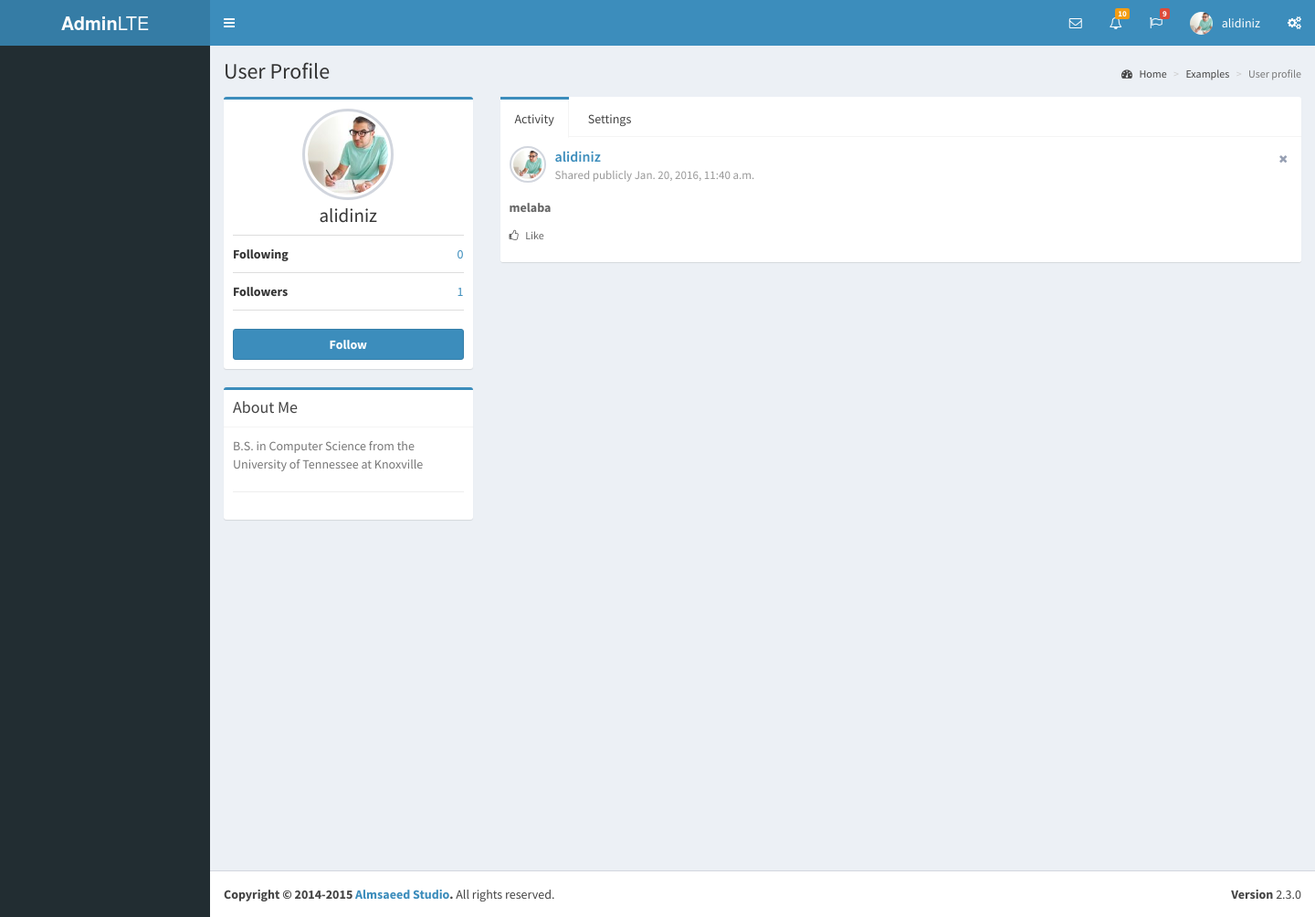
/profile/alidiniz (signed in), run on the app's committed database.
### main/models.py (models this page shows)
class MyUser(models.Model):
    user = models.OneToOneField(User)
    image = models.ImageField(upload_to='media/', default='/static/dist/img/photo4.jpg')

class Tweet(models.Model):
    owner = models.ForeignKey(User)
    date = models.DateTimeField(blank=False, auto_now=False, auto_now_add=True)
    context = models.CharField(max_length=140)
    image = models.ImageField(null=True, blank=True, height_field='height_field', width_field='width_field')
    height_field = models.IntegerField(default=0)
    width_field = models.IntegerField(default=0)
    likes = models.ManyToManyField(User, blank=True, symmetrical=False, related_name='like')
    ordering = ['-date']

### main/views.py (the view)
# urls.py: url('^profile/(?P<username>\w+)$', views.profile, name='profile'),
@login_required(login_url='login_page')
def profile(request, username):
    user = User.objects.get(username=username)
    try:
        image = MyUser.objects.get(user=user)
    except MyUser.DoesNotExist:
        image = None
    tweets = Tweet.objects.filter(owner=user).order_by('-date')
    following = Following.objects.filter(follower=user.id).count()
    followers = Following.objects.filter(following=user.id).count()
    if not tweets:
        tweets = None
    return render(request, 'profile.html', {'tweets': tweets,
                                            'username': user.username,
                                            'following': following,
                                            'followers': followers,
                                            'image': image})

### templates/profile.html (shortened to what this page needs)
{% load staticfiles %}
<!DOCTYPE html>
<html>
  <head>
    <link rel="stylesheet" href="{% static 'bootstrap/css/bootstrap.min.css' %}">
    <link rel="stylesheet" href="https://maxcdn.bootstrapcdn.com/font-awesome/4.4.0/css/font-awesome.min.css">
    <link rel="stylesheet" href="https://code.ionicframework.com/ionicons/2.0.1/css/ionicons.min.css">
    <link rel="stylesheet" href="{% static 'dist/css/AdminLTE.min.css' %}">
    <link rel="stylesheet" href="{% static 'dist/css/skins/_all-skins.min.css' %}">
  </head>
  <body class="hold-transition skin-blue sidebar-mini">
    <div class="wrapper">
      <header class="main-header">
        <a href="../../index2.html" class="logo">
          <span class="logo-lg"><b>Admin</b>LTE</span>
        </a>
        <nav class="navbar navbar-static-top" role="navigation">
          <a href="#" class="sidebar-toggle" data-toggle="offcanvas" role="button">
          </a>
          <div class="navbar-custom-menu">
            <ul  class="nav navbar-nav">
              <li  class="dropdown messages-menu">
                <a href="#" class="dropdown-toggle" data-toggle="dropdown">
                  <i class="fa fa-envelope-o"></i>
                </a>
              </li>
              <li class="dropdown notifications-menu">
                <a href="#" class="dropdown-toggle" data-toggle="dropdown">
                  <i class="fa fa-bell-o"></i>
                  <span class="label label-warning">10</span>
                </a>
              </li>
              <li class="dropdown tasks-menu">
                <a href="#" class="dropdown-toggle" data-toggle="dropdown">
                  <i class="fa fa-flag-o"></i>
                  <span class="label label-danger">9</span>
                </a>
              </li>
              <li class="dropdown user user-menu">
                <a href="#" class="dropdown-toggle" data-toggle="dropdown">
                  <img src="{{ image.image.url }}" width="5" height="5" class="user-image">
                  <span class="hidden-xs">{{ username }}</span>
                </a>
              </li>
              <li>
                <a href="#" data-toggle="control-sidebar"><i class="fa fa-gears"></i></a>
              </li>
            </ul>
          </div>
        </nav>
      </header>
      <div class="content-wrapper">
        <section class="content-header">
          <h1>
            User Profile
          </h1>
          <ol class="breadcrumb">
            <li><a href="#"><i class="fa fa-dashboard"></i> Home</a></li>
            <li><a href="#">Examples</a></li>
            <li class="active">User profile</li>
          </ol>
        </section>
        <section class="content">
          <div class="row">
            <div class="col-md-3">
              <div class="box box-primary">
                <div class="box-body box-profile">
                  <img class="profile-user-img img-responsive img-circle" src="{{ image.image.url }}" width="10" height="10" >
                  <h3 class="profile-username text-center">{{ username }}</h3>
                  <ul class="list-group list-group-unbordered">
                    <li class="list-group-item">
                      <b>Following</b> <a class="pull-right">{{ following }}</a>
                    </li>
                    <li class="list-group-item">
                      <b>Followers</b> <a class="pull-right">{{ followers }}</a>
                    </li>
                  </ul>
                    <form action="{% url 'follow' username %}" enctype="multipart/form-data" method="POST">
                        <button type="submit" class="btn btn-primary btn-block"><b>Follow</b></button>
                    </form>
                </div>
              </div>
              <div class="box box-primary">
                <div class="box-header with-border">
                  <strong><h3 class="box-title">About Me</h3></strong>
                </div>
                <div class="box-body">
                  <p class="text-muted">
                    B.S. in Computer Science from the University of Tennessee at Knoxville
                  </p>
                  <hr>
                </div>
              </div>
            </div>
            <div class="col-md-9">
              <div class="nav-tabs-custom">
                <ul class="nav nav-tabs">
                  <li class="active"><a href="#activity" data-toggle="tab">Activity</a></li>
                  <li><a href="#settings" data-toggle="tab">Settings</a></li>
                </ul>
                <div class="tab-content">
                  <div class="active tab-pane" id="activity">
                    {% for tweet in tweets %}
                    <div class="post">
                      <div class="user-block">
                        <img class="img-circle img-bordered-sm" src="{{ image.image.url }}" alt="user image">
                        <span class='username'>
                          <a href="#">{{ tweet.owner }}</a>
                          <a href='#' class='pull-right btn-box-tool'><i class='fa fa-times'></i></a>
                        </span>
                        <span class='description'>Shared publicly {{ tweet.date }}</span>
                      </div>
                      <p><strong>{{ tweet.context }}</strong>
                      </p>
                      <ul class="list-inline">
                        <li><a href="#" class="link-black text-sm"><i class="fa fa-thumbs-o-up margin-r-5"></i> Like</a></li>
                      </ul>
                    </div>
                {% endfor %}
                  </div>
                </div>
              </div>
            </div>
          </div>
        </section>
      </div>
      <footer class="main-footer">
        <div class="pull-right hidden-xs">
          <b>Version</b> 2.3.0
        </div>
        <strong>Copyright &copy; 2014-2015 <a href="http://almsaeedstudio.com">Almsaeed Studio</a>.</strong> All rights reserved.
      </footer>
    </div>
  </body>
</html>

### data on the page
MyUser: image (picture)
Tweet: image (picture), owner "alidiniz", date "Jan. 20, 2016, 11:40 a.m.", context "melaba"

### other printed values
{{ username }} "alidiniz"
{{ following }} "0"
{{ followers }} "1"
